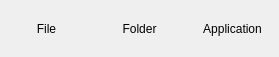
<?xml version="1.0" encoding="UTF-8"?>
<ui version="4.0">
 <class>AddTileDialog</class>
 <widget class="QDialog" name="AddTileDialog">
  <property name="geometry">
   <rect>
    <x>0</x>
    <y>0</y>
    <width>279</width>
    <height>57</height>
   </rect>
  </property>
  <layout class="QHBoxLayout" name="horizontalLayout" stretch="1,1,1">
   <property name="spacing">
    <number>0</number>
   </property>
   <property name="leftMargin">
    <number>0</number>
   </property>
   <property name="topMargin">
    <number>0</number>
   </property>
   <property name="rightMargin">
    <number>0</number>
   </property>
   <property name="bottomMargin">
    <number>0</number>
   </property>
   <item>
    <widget class="checo::qt::MultiIconButton" name="btnSelectFile">
     <property name="sizePolicy">
      <sizepolicy hsizetype="Expanding" vsizetype="Expanding">
       <horstretch>0</horstretch>
       <verstretch>0</verstretch>
      </sizepolicy>
     </property>
     <property name="autoFillBackground">
      <bool>true</bool>
     </property>
     <property name="text">
      <string>File</string>
     </property>
     <property name="icon">
      <iconset theme="file"/>
     </property>
     <property name="iconSize">
      <size>
       <width>64</width>
       <height>64</height>
      </size>
     </property>
     <property name="flat">
      <bool>true</bool>
     </property>
    </widget>
   </item>
   <item>
    <widget class="checo::qt::MultiIconButton" name="btnSelectDirectory">
     <property name="sizePolicy">
      <sizepolicy hsizetype="Expanding" vsizetype="Expanding">
       <horstretch>0</horstretch>
       <verstretch>0</verstretch>
      </sizepolicy>
     </property>
     <property name="autoFillBackground">
      <bool>true</bool>
     </property>
     <property name="text">
      <string>Folder</string>
     </property>
     <property name="icon">
      <iconset theme="directory"/>
     </property>
     <property name="iconSize">
      <size>
       <width>64</width>
       <height>64</height>
      </size>
     </property>
     <property name="flat">
      <bool>true</bool>
     </property>
    </widget>
   </item>
   <item>
    <widget class="checo::qt::MultiIconButton" name="btnSelectApplication">
     <property name="sizePolicy">
      <sizepolicy hsizetype="Expanding" vsizetype="Expanding">
       <horstretch>0</horstretch>
       <verstretch>0</verstretch>
      </sizepolicy>
     </property>
     <property name="autoFillBackground">
      <bool>true</bool>
     </property>
     <property name="text">
      <string>Application</string>
     </property>
     <property name="icon">
      <iconset theme="application"/>
     </property>
     <property name="iconSize">
      <size>
       <width>64</width>
       <height>64</height>
      </size>
     </property>
     <property name="flat">
      <bool>true</bool>
     </property>
    </widget>
   </item>
  </layout>
 </widget>
 <customwidgets>
  <customwidget>
   <class>checo::qt::MultiIconButton</class>
   <extends>QPushButton</extends>
   <header>checo/qt/multi_icon_button.h</header>
  </customwidget>
 </customwidgets>
 <resources/>
 <connections/>
</ui>
